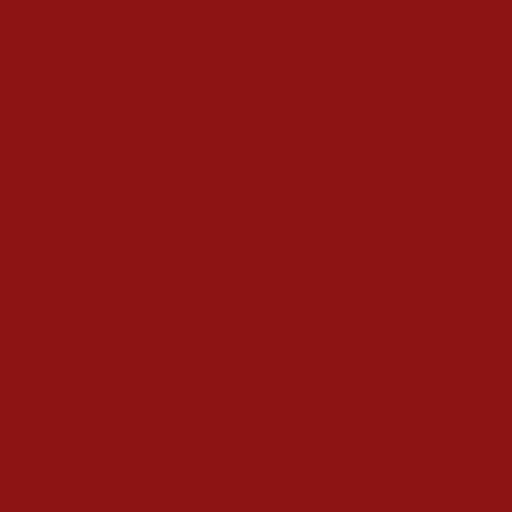
#> input picture Prototype/Server/images/FirstGuy/drawing1.png, 512 x 512 px, found by its file name; its folder holds only this picture in this run
$ python combine-images.py
#> lines starting #> are read from the running program, lines starting #| are printed output that depends on the picture

import os
import PIL
from PIL import Image


dir = "../images/"

def get_all_images():

	all = []
	for i in os.listdir(dir):

		new_dir = dir + i
		if os.path.isdir(new_dir) and not os.path.isfile(new_dir):

			for j in os.listdir(new_dir):
				all.append(new_dir + "/" + j)
	return all

def get_file_name(file):
	all = file.split("/")
	return all[len(all)-1]


all_images = get_all_images()
duplicates_dictionary = {}

for i in all_images:
	name = get_file_name(i)
	if name in duplicates_dictionary:
		duplicates_dictionary[name].append(i)
	else:
		duplicates_dictionary[name] = [i]

for i in duplicates_dictionary:
	selected = duplicates_dictionary[i]
	scale_selector = Image.open(selected[0])
#> scale_selector is the input picture: PIL image 512x512 RGBA; mean R, G, B, A 141, 20, 20, 255

	new_image = Image.new("RGBA", (scale_selector.width,scale_selector.height),  "#00000000")
#> new_image: PIL image 512x512 RGBA; every value is 0

	for j in selected:
		opened_image = Image.open(j)
		print(opened_image.width)
#| 512
		new_image = Image.alpha_composite(new_image, opened_image)
	new_image.save(dir + i)
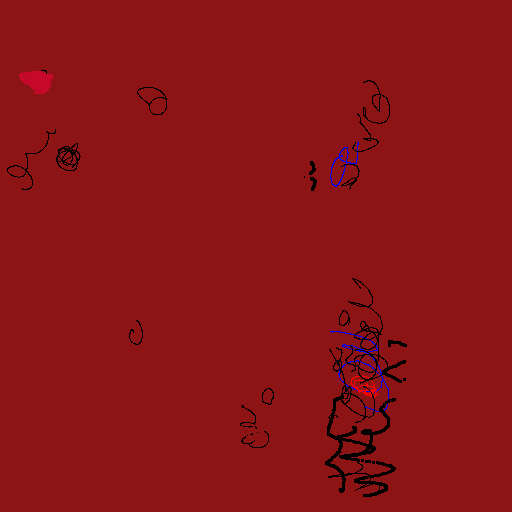
#> saved as drawing1.png: PIL image 512x512 RGBA; mean R, G, B, A 138.7, 19.6, 20.1, 255
